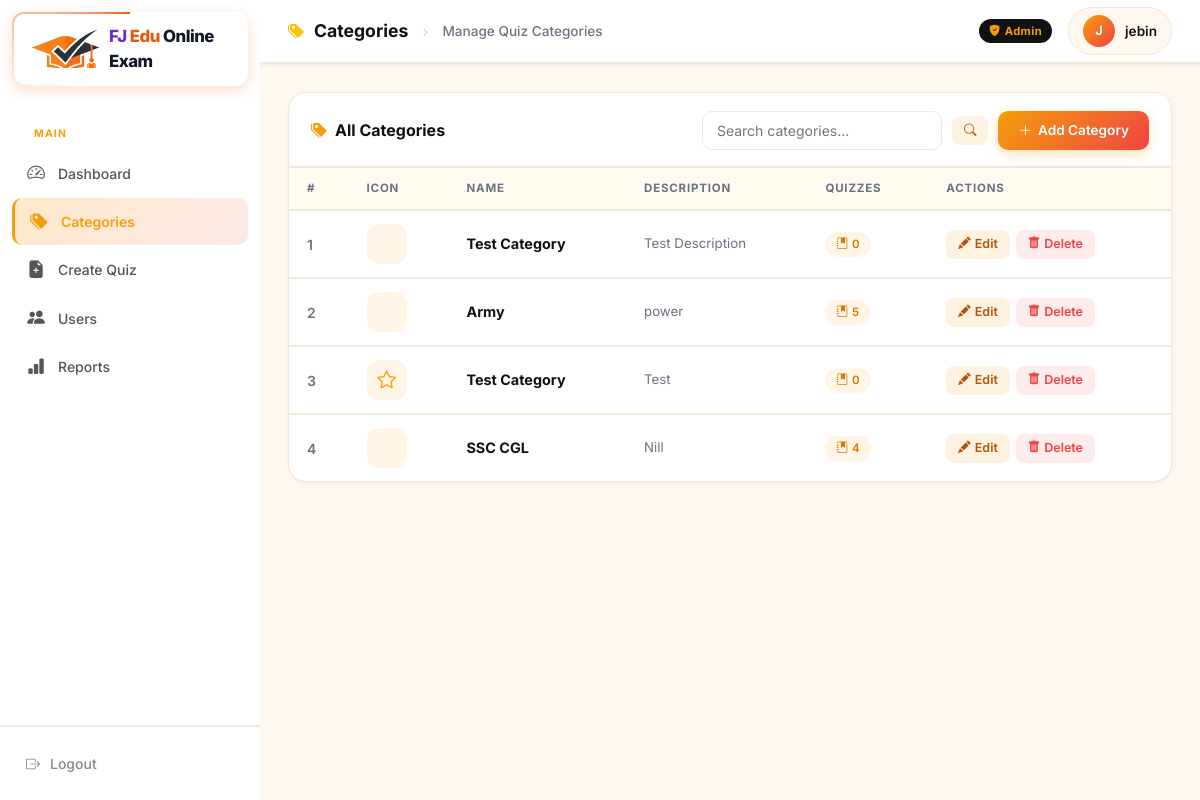
The app's page /admin-dashboard/categories/ (signed in), older data.
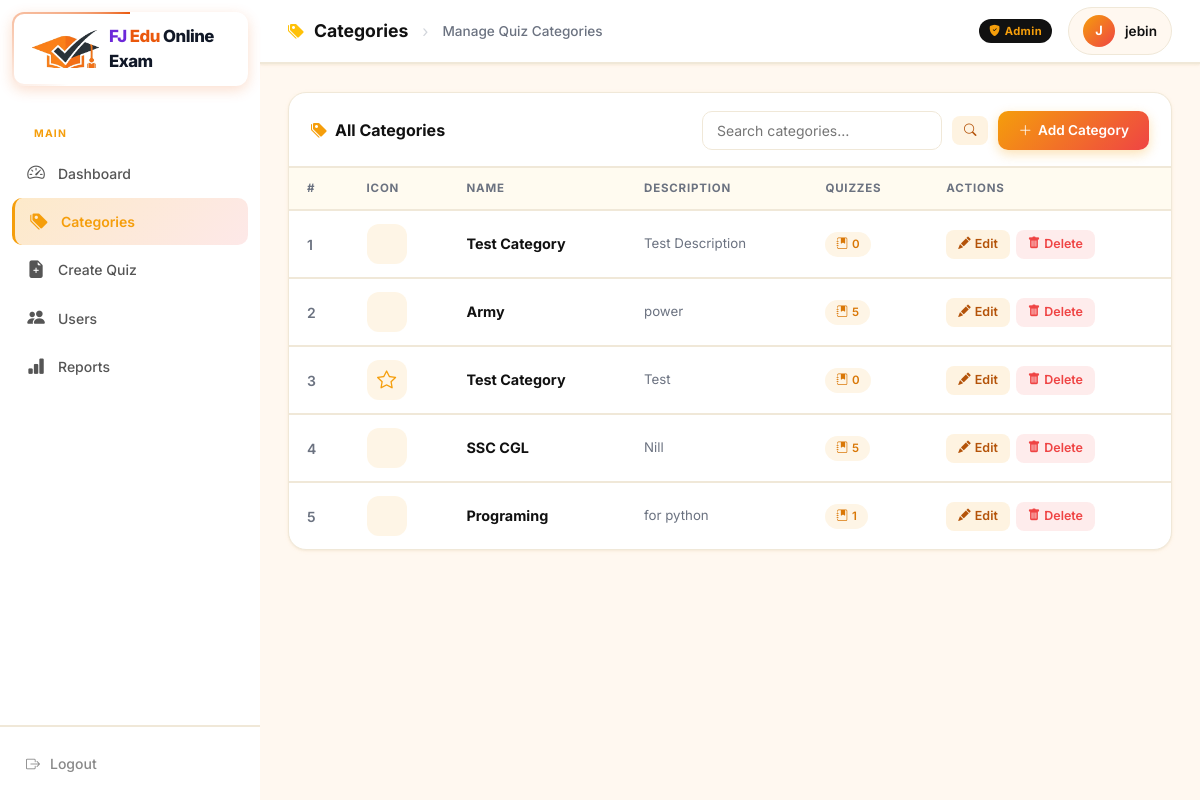
The same page, newer data.
### quiz/models.py (models this page shows, shortened)
class Category(models.Model):
    name = models.CharField(max_length=255)
    description = models.TextField(blank=True)
    icon = models.CharField(max_length=100, default='fa-graduation-cap', help_text="FontAwesome icon class name")
    class Meta:
        verbose_name_plural = "Categories"
        ordering = ['name']

### quiz/views.py (the view)
# urls.py: path('admin-dashboard/categories/', views.admin_categories_list, name='admin_categories_list'),
@user_passes_test(is_admin)
def admin_categories_list(request):
    categories = Category.objects.annotate(num_quizzes=Count('quizzes'))
    search_query = request.GET.get('search', '')
    if search_query:
        categories = categories.filter(name__icontains=search_query)
    return render(request, 'quiz/admin_categories_list.html', {'categories': categories, 'search_query': search_query})

### quiz/views.py (called while the page is built)
def is_admin(user):
    return user.is_authenticated and (user.is_staff or user.is_superuser)

### quiz/templates/quiz/admin_categories_list.html (shortened to what the changed rows need)
{% load static %}
<!DOCTYPE html>
<html lang="en">
<head>
  <link href="https://cdn.jsdelivr.net/npm/bootstrap@5.3.2/dist/css/bootstrap.min.css" rel="stylesheet">
  <link rel="stylesheet" href="https://cdn.jsdelivr.net/npm/bootstrap-icons@1.11.3/font/bootstrap-icons.min.css">
</head>
<body>
  <div class="main-wrapper">
    <main class="content-area">
      <div class="section-card">
        <div>
          {% if categories %}
          <table class="dash-table">
            <thead>
              <tr>
                <th>#</th>
                <th>Icon</th>
                <th>Name</th>
                <th>Description</th>
                <th>Quizzes</th>
                <th>Actions</th>
              </tr>
            </thead>
            <tbody>
              {% for cat in categories %}
              <tr>
                <td style="color:var(--text-muted);font-weight:600;">{{ forloop.counter }}</td>
                <td>
                  <div class="icon-preview">
                    <i class="fa-solid {{ cat.icon }}"></i>
                  </div>
                </td>
                <td>
                  <div style="font-weight:700;font-size:.9rem;">{{ cat.name }}</div>
                </td>
                <td style="max-width:280px;color:var(--text-muted);font-size:.83rem;">
                  {{ cat.description|default:"—"|truncatechars:70 }}
                </td>
                <td>
                  <span class="badge-pill badge-count">
                    <i class="bi bi-journal-bookmark-fill"></i> {{ cat.num_quizzes }}
                  </span>
                </td>
                <td>
                  <div style="display:flex;gap:6px;flex-wrap:wrap;">
                    <a href="{% url 'quiz:admin_edit_category' cat.id %}" class="tbl-action-btn btn-edit" id="btn-edit-cat-{{ cat.id }}">
                      <i class="bi bi-pencil-fill"></i> Edit
                    </a>
                    <form method="post" action="{% url 'quiz:admin_delete_category' cat.id %}" style="display:inline;" onsubmit="return confirm('Delete category \'{{ cat.name }}\'? This cannot be undone.');">
                      <button type="submit" class="tbl-action-btn btn-del" id="btn-del-cat-{{ cat.id }}">
                        <i class="bi bi-trash-fill"></i> Delete
                      </button>
                    </form>
                  </div>
                </td>
              </tr>
              {% endfor %}
            </tbody>
          </table>
          {% else %}
          <div class="empty-state">
            <i class="bi bi-tags"></i>
            <p>No categories found. <a href="{% url 'quiz:admin_add_category' %}" style="color:var(--accent);">Create your first category →</a></p>
          </div>
          {% endif %}
        </div>
      </div>
    </main>
  </div>
</body>
</html>

Row changes from the older to the newer data that the page shows:
computed for Category "SSC CGL": num_quizzes "4" → "5"
added Category: name "Programing", description "for python", num_quizzes "1"
